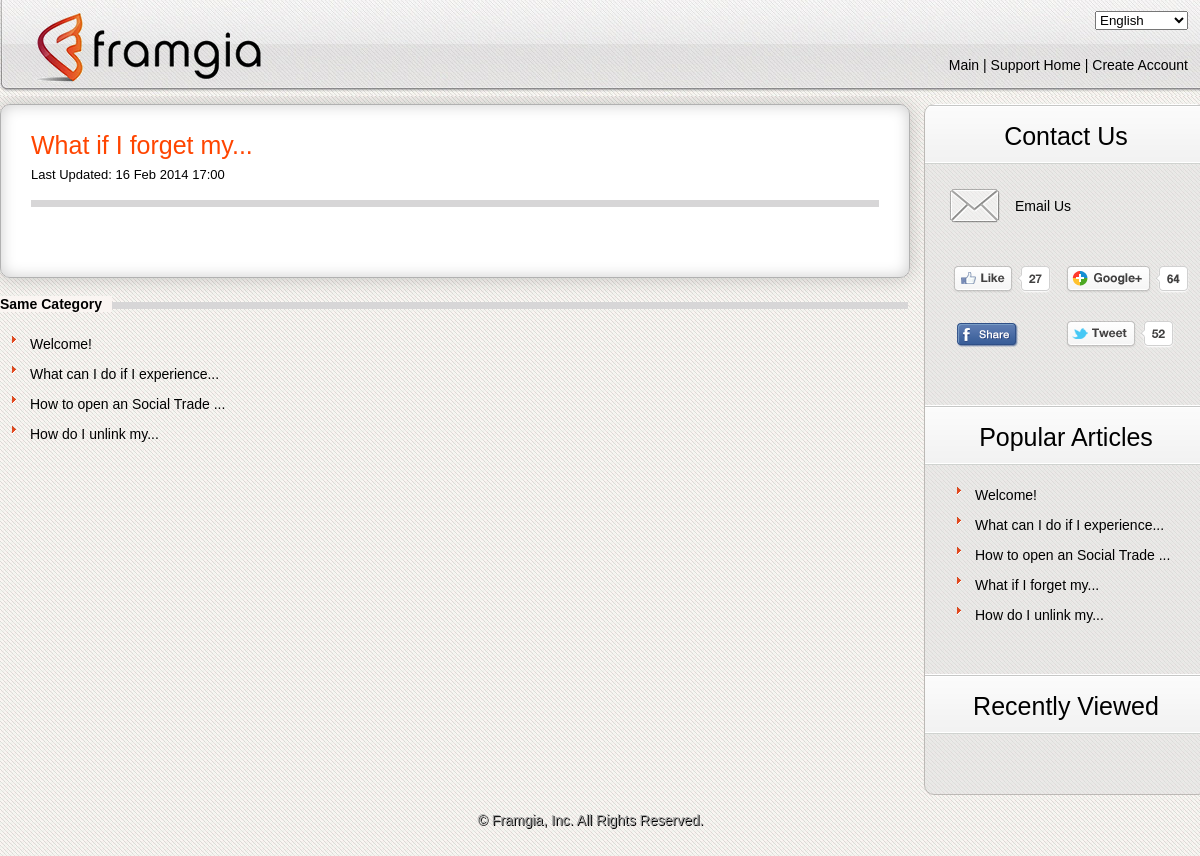
The page /article/genaral-help-c1-what-if-i-forget-my-i4.html on the database its author committed.
### tables this page shows
CREATE TABLE IF NOT EXISTS `articles` (
  `id` int(11) NOT NULL AUTO_INCREMENT,
  `category_id` int(11) NOT NULL DEFAULT '0',
  `title` text NOT NULL,
  `meta_description` text NOT NULL,
  `meta_keywords` text NOT NULL,
  `content` text NOT NULL,
  `origin_id` int(11) NOT NULL DEFAULT '0',
  `lang` varchar(45) NOT NULL DEFAULT 'english',
  `updated_at` timestamp NULL DEFAULT CURRENT_TIMESTAMP,
  `total_view` int(11) NOT NULL DEFAULT '0',
  PRIMARY KEY (`id`)
);

CREATE TABLE IF NOT EXISTS `categories` (
  `id` int(11) NOT NULL AUTO_INCREMENT,
  `category` varchar(255) NOT NULL,
  `origin_id` int(11) NOT NULL DEFAULT '0',
  `lang` varchar(45) NOT NULL DEFAULT 'english',
  PRIMARY KEY (`id`)
);

### application/libraries/layout.php (called while the page is built, shortened)
<?php
class Layout
{
    private $obj;
    private $layout_view;
    private $title = '';
    private $meta_description = '';
    private $meta_keywords = '';
    function __construct()
    {
        $this->obj = & get_instance();
    }
    function render_layout($layout = "")
    {
        $this->layout_view = $layout != "" ? $layout . EXT : "layouts/default" . EXT;
    }
    function view($view, $data = null, $return = false)
    {
        $data['content_for_layout'] = $this->obj->load->view($view, $data, true);
        $data['title_for_layout'] = $this->title;
        $data['meta_description'] = $this->meta_description;
        $data['meta_keywords'] = $this->meta_keywords;
        $data['js_for_layout'] = '';
        $data['css_for_layout'] = '';
        $output = $this->obj->load->view($this->layout_view, $data, $return);
        return $output;
    }
    function meta_description($meta_description)
    {
        $this->meta_description = $meta_description;
    }
    function meta_keywords($meta_keywords)
    {
        $this->meta_keywords = $meta_keywords;
    }
    function title($title)
    {
        $this->title = $title;
    }
}

### application/controllers/article/article.php (called while the page is built, shortened)
<?php
class Article extends Front_Controller {
    function view_detail($category_id = 0, $article_id = 0) {
        $article = get_article_by_id($article_id);
        set_total_view_by_id($article_id);
        $category = $this->category_model->get_by_id($category_id);
        $related_articles = get_related_articles($article_id, $category_id);
        $view_data = array(
            'article' => $article,
            'category' => $category,
            'related_articles' => $related_articles
        );
        $this->layout->title($article->title . ' | ' . $category->category . ' | ' . DEFAULT_SITE_TITLE);
        $this->layout->meta_description($article->meta_description . ' | ' . $category->category . ' | ' . DEFAULT_SITE_TITLE);
        $this->layout->meta_keywords($article->meta_description . ' | ' . $category->category . ' | ' . DEFAULT_SITE_TITLE);
        $this->layout->view('article/view_detail', $view_data);
    }
}

### index.php (called while the page is built, shortened)
<?php
require_once BASEPATH . 'core/CodeIgniter.php';

### application/libraries/csession.php (called while the page is built, shortened)
<?php
class Csession {
    function get($var = null, $namespace = 'default') {
        if (isset($var))
            return isset($_SESSION[$namespace][$var]) ? $_SESSION[$namespace][$var] : null;
        else
            return isset($_SESSION[$namespace]) ? $_SESSION[$namespace] : null;
    }
}

### application/helpers/article_helper.php (called while the page is built, shortened)
<?php
if (!function_exists('get_popular_articles')) {
    function get_popular_articles($limit = 5) {
        $CI = & get_instance();
        $CI->db->select('articles.*, categories.category');
        $CI->db->join('categories', 'categories.id = articles.category_id');
        $CI->db->where('articles.lang', !$CI->csession->get('lang') ? 'english' : $CI->csession->get('lang'));
        $CI->db->limit($limit);
        $CI->db->order_by('total_view', 'desc');
        return $CI->db->get('articles')->result();
    }
}
if (!function_exists('get_article_by_id')) {
    function get_article_by_id($article_id = 0) {
        $CI = & get_instance();
        $CI->db->where('id', $article_id);
        $CI->db->where('lang', !$CI->csession->get('lang') ? 'english' : $CI->csession->get('lang'));
        return $CI->db->get('articles')->row(0);
    }
}
if (!function_exists('set_total_view_by_id')) {
    function set_total_view_by_id($article_id = 0) {
        $article = get_article_by_id($article_id);
    }
}
if (!function_exists('get_related_articles')) {
    function get_related_articles($article_id = 0, $category_id = 0, $limit = 5) {
        $CI = & get_instance();
        $CI->db->where('id !=', $article_id);
        $CI->db->where('category_id', $category_id);
        $CI->db->where('lang', !$CI->csession->get('lang') ? 'english' : $CI->csession->get('lang'));
        $CI->db->limit($limit);
        $CI->db->order_by('updated_at');
        return $CI->db->get('articles')->result();
    }
}

### application/models/category_model.php (called while the page is built, shortened)
<?php
class Category_model extends CI_Model {
    var $table_name = 'categories';
    function get_by_id($category_id = 0) {
        $this->db->where('id', $category_id);
        return $this->db->get($this->table_name)->row(0);
    }
}

### application/helpers/friendly_url_helper.php (called while the page is built)
<?php
if (!function_exists("removesign")) {
    function removesign($str)
    {
        $sign = array("à", "á", "ạ", "ả", "ã", "â", "ầ", "ấ", "ậ", "ẩ", "ẫ", "ă", "ằ", "ắ"
        , "ặ", "ẳ", "ẵ", "è", "é", "ẹ", "ẻ", "ẽ", "ê", "ề", "ế", "ệ", "ể", "ễ", "ì", "í", "ị", "ỉ", "ĩ",
            "ò", "ó", "ọ", "ỏ", "õ", "ô", "ồ", "ố", "ộ", "ổ", "ỗ", "ơ"
        , "ờ", "ớ", "ợ", "ở", "ỡ",
            "ù", "ú", "ụ", "ủ", "ũ", "ư", "ừ", "ứ", "ự", "ử", "ữ",
            "ỳ", "ý", "ỵ", "ỷ", "ỹ",
            "đ",
            "À", "Á", "Ạ", "Ả", "Ã", "Â", "Ầ", "Ấ", "Ậ", "Ẩ", "Ẫ", "Ă"
        , "Ằ", "Ắ", "Ặ", "Ẳ", "Ẵ",
            "È", "É", "Ẹ", "Ẻ", "Ẽ", "Ê", "Ề", "Ế", "Ệ", "Ể", "Ễ",
            "Ì", "Í", "Ị", "Ỉ", "Ĩ",
            "Ò", "Ó", "Ọ", "Ỏ", "Õ", "Ô", "Ồ", "Ố", "Ộ", "Ổ", "Ỗ", "Ơ"
        , "Ờ", "Ớ", "Ợ", "Ở", "Ỡ",
            "Ù", "Ú", "Ụ", "Ủ", "Ũ", "Ư", "Ừ", "Ứ", "Ự", "Ử", "Ữ",
            "Ỳ", "Ý", "Ỵ", "Ỷ", "Ỹ",
            "Đ", "ê", "ù", "à");
        $unsign = array("a", "a", "a", "a", "a", "a", "a", "a", "a", "a", "a"
        , "a", "a", "a", "a", "a", "a",
            "e", "e", "e", "e", "e", "e", "e", "e", "e", "e", "e",
            "i", "i", "i", "i", "i",
            "o", "o", "o", "o", "o", "o", "o", "o", "o", "o", "o", "o"
        , "o", "o", "o", "o", "o",
            "u", "u", "u", "u", "u", "u", "u", "u", "u", "u", "u",
            "y", "y", "y", "y", "y",
            "d",
            "A", "A", "A", "A", "A", "A", "A", "A", "A", "A", "A", "A"
        , "A", "A", "A", "A", "A",
            "E", "E", "E", "E", "E", "E", "E", "E", "E", "E", "E",
            "I", "I", "I", "I", "I",
            "O", "O", "O", "O", "O", "O", "O", "O", "O", "O", "O", "O"
        , "O", "O", "O", "O", "O",
            "U", "U", "U", "U", "U", "U", "U", "U", "U", "U", "U",
            "Y", "Y", "Y", "Y", "Y",
            "D", "e", "u", "a");
        return str_replace($sign, $unsign, $str);
    }
}

### application/views/article/view_detail.php (the view, shortened to what this page needs)
<div class="box_shadow">
    <div class="box2">
        <h1 class="detail" style="color: orangered;"><?php echo $article->title; ?></h1>
        <h4>
            <?php echo lang('last_updated'); ?> <?php echo date('d M Y H:i', strtotime($article->updated_at)); ?>
        </h4>
        <span class="line"></span>
        <div style="clear: both;">&nbsp;</div>
    </div>
</div>
<div class="box3">
    <h2 class="lineful"><span class="bg_tx_grey"><?php echo lang('same_category'); ?></span></h2>
    <ul>
        <?php foreach ($related_articles as $article): ?>
            <li class="tx1">
                <?php echo anchor('/article/' . mb_strtolower(url_title(removesign($category->category))) . '-c' . $category->id . '-' . mb_strtolower(url_title(removesign($article->title))) . '-i' . $article->id, $article->title); ?>
            </li>
        <?php endforeach; ?>
    </ul>
</div>

### application/views/layouts/home/right_sidebar.php
<?php
$popular_articles = get_popular_articles();
?>
<div class="sub_box_r1">
    <p class="title_right_1"><?php echo lang('sidebar_Contact_Us'); ?></p>
    <ul class="box_content">
        <li class="email">
            <a href="mailto:bui.quy.duong@framgia.com"><?php echo lang('sidebar_Email_Us'); ?></a>
        </li>
        <li><img style="margin-top:30px" src="images/social.png" alt="" /></li>
    </ul>
</div>
<div class="sub_box_r2">
    <p class="title_right_2"><?php echo lang('sidebar_Popular_Questions'); ?></p>
    <ul class="box_content">
        <?php foreach ($popular_articles as $article): ?>
            <li class="tx1">
                <?php echo anchor('/article/' . mb_strtolower(url_title(removesign($article->category))) . '-c' . $article->category_id . '-' . mb_strtolower(url_title(removesign($article->title))) . '-i' . $article->id, $article->title); ?>
            </li>
        <?php endforeach; ?>
    </ul>
</div>
<div class="sub_box_r2">
    <p class="title_right_2"><?php echo lang('sidebar_Recently_Viewed'); ?></p>
    <ul class="box_content">
    </ul>
</div>

### assets/frontend/css/style.css (style rules this page uses)
* { margin:0; padding:0; }
body { padding:0px; margin:0px; font-family:Arial, Helvetica, sans-serif; font-size:14px; color:#000; line-height:20px; background:url(images/bg.jpg) repeat #fff; }
body, html, div, blockquote, img, label, p, h1, h2, h3, h4, h5, h6, pre, ul, ol, li, dl, dt, dd, form, a, fieldset, input, th, td { margin: 0; padding: 0; border: 0; outline: none; }
ul { list-style: none; }
p { font-size: 14px; }
a { text-decoration: none; }
img { vertical-align: center; }
h1, h2, h3, h4, h5, h6 { font-family:Arial, Helvetica, sans-serif; }
.box_shadow { float:left; box-shadow: 0px 0px 20px rgba(0, 0, 0, 0.2); -moz-box-shadow:0px 0px 20px rgba(0, 0, 0, 0.2); -webkit-box-shadow: 0px 0px 20px rgba(0, 0, 0, 0.2); border-radius:10px; margin-bottom:16px; }
.box2 { width:848px; float:left; box-shadow: 0px 0px 15px rgba(0, 0, 0, 0.2) inset; -moz-box-shadow:0px 0px 15px rgba(0, 0, 0, 0.2) inset; -webkit-box-shadow: 0px 0px 15px rgba(0, 0, 0, 0.2) inset; border:1px solid #b1b1b1; border-radius:10px; padding:30px; background:#fff; text-align:center; }
.box3 { width:908px; float:left; border:0px solid #dbd9d9; margin-bottom:15px; }
h1 { color: darkorange; font-size:25px; font-weight:lighter; margin:30px 16px 25px; }
h1.detail { font-size:25px; font-weight:lighter; margin:0px 0px 10px; color:#01633f; text-align:left; }
h4 { font-size:13px; font-weight:normal; text-align:left; }
h2 { font-size:15px; text-transform:uppercase; color:orange; background: left url(images/line_title.png) repeat-x; height:20px; margin-right:-15px; }
h2.lineful { margin-right:0px; margin-bottom:20px; text-transform:capitalize; font-size:14px; color:#000; }
span.bg_tx_grey { background:#faf5f2; padding-right:10px; }
.tx1 { font-size:14px; background:url(images/icon2.png) no-repeat; display:block; padding-left:20px; margin-left:10px; line-height:20px; margin-bottom:10px; }
.tx1 a { color:#000; }
.sub_box_r1 { width:100%; border-radius: 10px 10px 0px 0px; }
.sub_box_r2 { width:100%; }
.title_right_1 { width:282px; height:40px; background:url(images/bg_title.png) repeat; font-size:25px; font-weight:lighter; margin-top:-1px; border-radius: 10px 10px 0px 0px; text-align:center; padding-top:20px; }
.title_right_2 { width:282px; height:40px; background:url(images/bg_title.png) repeat; font-size:25px; font-weight:lighter; margin-top:-1px; text-align:center; padding-top:20px; }
.box_content { width:242px; padding:20px 20px 40px 20px; }
.email { background: left url(images/email_icon.png) no-repeat; padding-left:70px; height:43px; line-height:45px; }
.email a { color:#000; display:block; }
span.line { width:100%; height:7px; background:#d7d6d7; float:left; position:relative; margin:15px 0px 20px 0px; }
p { text-align:justify; line-height:25px; }

### rows shown on the page
articles: title "What if I forget my...", updated_at "16 Feb 2014 17:00", category+title+id "What if I forget my..."
articles: category+title+id "Welcome!"
articles: category+title+id "What can I do if I experience..."
articles: category+title+id "How to open an Social Trade ..."
articles: category+title+id "How do I unlink my..."

### other values the page prints
lang('menu_top_Main') "Main"
lang('menu_top_Support_Home') "Support Home"
lang('menu_top_Create_Account') "Create Account"
lang('last_updated') "Last Updated:"
lang('same_category') "Same Category"
lang('sidebar_Contact_Us') "Contact Us"
lang('sidebar_Email_Us') "Email Us"
lang('sidebar_Popular_Questions') "Popular Articles"
lang('sidebar_Recently_Viewed') "Recently Viewed"
lang('footer_copy_right') "© Framgia, Inc. All Rights Reserved."
form field value "English"
